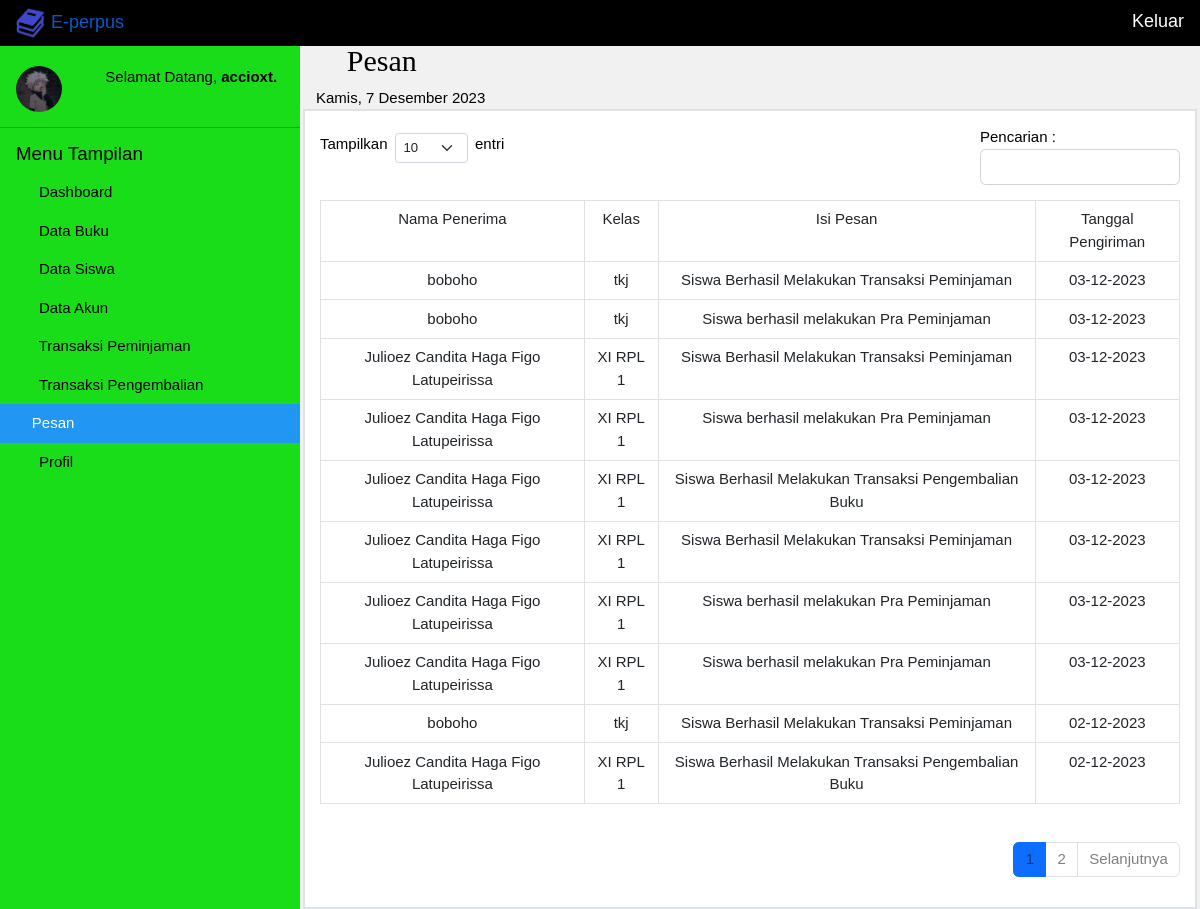
/pesan (signed in), run on the app's committed database.
### tables this page shows
CREATE TABLE `pesanadmin` (
  `nis` varchar(50) NOT NULL,
  `isiPesan` text NOT NULL,
  `tanggalPengirim` varchar(100) NOT NULL,
  `keterangan` varchar(100) NOT NULL,
  `urutan` int(11) NOT NULL
);

CREATE TABLE `siswa` (
  `nis` bigint(20) NOT NULL,
  `nama` varchar(50) NOT NULL,
  `kelas` varchar(11) NOT NULL,
  `password` varchar(100) NOT NULL,
  `noTelp` varchar(13) NOT NULL,
  `gambar` varchar(50) NOT NULL,
  `cookie` varchar(5) NOT NULL,
  `jenisAkun` char(1) NOT NULL
);

### app/core/controller.php (called while the page is built, shortened)
<?php
class controller {
	public function view ($view, $data = []) {
		require "app/views/". $view . ".php";
	}
}

### app/controllers/admin/pesan.php (called while the page is built, shortened)
<?php
class pesan extends controller {
	public function index ($dataUrl = []) {
		$data["pilihan"] = "pesan";
		$pesanAdminModel = $this->model("pesanAdminModels");
		if ( isset($_POST["searchPesan"])  ) {
			$_SESSION["keyPesan"] = $_POST["keywordPesan"];
			$key = $_SESSION["keyPesan"];
		} else if ( isset($_SESSION["keyPesan"]) ) { $key = $_SESSION["keyPesan"]; }
		else {
			$key = "";
		}
		if ( isset($_POST["limitPesan"])) {
			$_SESSION["jdpPesan"] = $_POST["limitPesan"];
			$jdp = $_SESSION["jdpPesan"];
		} else if ( isset($_SESSION["jdpPesan"]) ) { $jdp = $_SESSION["jdpPesan"]; }
		else {
			$jdp = 10;
		}
		$hf = 1;
		$conn = mysqli_connect("localhost","root","","perpus");
		$jm = mysqli_num_rows(mysqli_query($conn,"SELECT * FROM pesanAdmin"));
		$jp = ceil($jm /$jdp);
		$am = ( $hf - 1 ) * $jdp;
		$jumlahLink = 1;
		if ( $hf > $jumlahLink ) {
			$nomorAwal = $hf - $jumlahLink;
		} else {
			$nomorAwal = 1;
		}
		if ( $hf < ($jp - $jumlahLink) ) {
			$nomorAkhir = $hf + $jumlahLink;
		} else {
			$nomorAkhir = $jp;
		}
		$data["na"] = $nomorAwal;
		$data["nr"] = $nomorAkhir;
		$data["hf"] = $hf;
		$data["jp"] = $jp;
		$query = "SELECT * FROM pesanAdmin iNNER JOIN siswa ON pesanAdmin.nis = siswa.nis  WHERE nama LIKE '%$key%' || kelas LIKE '%$key%' || isiPesan LIKE '%$key%' || tanggalPengirim LIKE '%$key%' ORDER BY urutan DESC LIMIT $am,$jdp";
		$data["pesan"] = $pesanAdminModel->getPesanAdminModel($query);
		$this->view("admin/templates/header",$data);
		$this->view("admin/pesan/index",$data);
		$this->view("admin/templates/footer");
	}
}

### app/core/app.php (called while the page is built, shortened)
<?php
class app {
	protected $controller = "masuk";
	protected $method = "index";
	protected $params = [];
	public function __construct () {
		$url = $this->parseUrl();
		if ( isset($url[0]) ) {
			if ( isset($_SESSION["klien"])	 ) {
				$this->klien = $_SESSION["klien"];
				if ( file_exists("app/controllers/" . $this->klien . "/" . $url[0] . ".php") ) {
					$this->controller = $url[0];
				}
			}
		} else { header("location: " . $this->controller); }
		if ( isset($_SESSION["klien"]) ) {
			$this->controller = new $this->controller;
		} else {
				require "app/controllers/". $this->controller . ".php";
				$this->controller = new $this->controller;
		}
		call_user_func_array([$this->controller,$this->method], $this->params);
	}
	public function parseUrl () {
		if ( isset($_GET["url"]) ) {
			$url = $_GET["url"];
			$url = rtrim($url,"/");
			$url = filter_var($url,FILTER_SANITIZE_URL);
			$url = explode("/", $url);
			return $url;
		}
	}
}

### index.php (called while the page is built, shortened)
<?php
$app = new app();

### app/core/help.php (called while the page is built, shortened)
<?php
function pilihan ($data,$pil) {
	if ( $data == $pil ) {
		return "w3-blue";
	}
}
function baseUrl () {
	return "http://localhost/perpus";
}

### app/models/pesanAdminModels.php (called while the page is built)
<?php
class pesanAdminModels {
	public $pesanAdminModel = [];
	public function conn () {
		$conn = mysqli_connect("localhost","root","","perpus");
		return $conn;
	}
	public function getPesanAdminModel ($query = "SELECT * FROM pesanAdmin") {
		$q = mysqli_query($this->conn(),$query);
		while ( $rows = mysqli_fetch_assoc($q) ) {
			$this->pesanAdminModel[] = $rows;
		}
		return $this->pesanAdminModel;
	}
}

### app/views/admin/pesan/index.php (the view, shortened to what this page needs)
<header class="w3-container mar">
  <h2 style="font-family: tahoma"><i class="fa-solid fa-message"></i>  Pesan</h2>
  <span id="tanggal">Senin, 8 oktober 2022</span>
</header>
<div class="w3-main" style="margin-left:300px; padding: 0 3px">
  <div id="content" class="border border-2 p-3 bg-white">
    <div class="d-flex justify-content-between align-items-center">
      <form acction="" method="post">
        <p class=" d-flex" style="width: 290px;">
          <span>Tampilkan</span>
          <select id="tamp" class="form-select form-select-sm w-25 mb-3 mx-2" aria-label=".form-select-lg example" name="limitPesan">
            <option <?php echo (isset($_SESSION["jdpPesan"]) && $_SESSION["jdpPesan"] == 10 )? "selected":"" ;?>>10</option>
          </select> entri
        </p>
      </form>
      <div class="input-group input-group-sm mb-3" style="width: 200px;">
        <form action="" method="post">
          <label style="margin-right: 4px;">Pencarian : </label>
          <input type="text" class="form-control" aria-label="Sizing example input" aria-describedby="inputGroup-sizing-sm" name="keywordPesan" id="keyword"
          value="<?php echo (isset($_SESSION['keyPesan'])? $_SESSION['keyPesan'] : '') ;?>"
          >
        </form>
      </div>
    </div>
    <div style="overflow-x: auto">
      <table class="table table-bordered" align="center">
        <tr>
          <td>Nama Penerima</td>
          <td>Kelas</td>
          <td>Isi Pesan</td>
          <td>Tanggal Pengiriman</td>
        </tr>
        <?php foreach( $data["pesan"] as $pesan ) { ?>
          <tr>
            <td><?php echo $pesan["nama"]; ?></td>
            <td><?php echo $pesan["kelas"]; ?></td>
            <td><?php echo $pesan["isiPesan"]; ?></td>
            <td><?php echo $pesan["tanggalPengirim"]; ?></td>
          </tr>
        <?php } ?>
      </table>
    </div>
          <div class="d-flex justify-content-between align-items-center mt-4">
        <nav aria-label="...">
          <ul class="pagination">
<?php for ( $i = $data["na"]; $i <= $data["nr"]; $i++ ) { ?>
            <li class="page-item
            <?php echo ($i == $data['hf'])? 'active':''; ?>
            " aria-current="page">
              <a class="page-link text-black-50" href="<?php echo baseUrl().'/pesan/index/page='. $i; ?>"><?php echo $i; ?></a>
            </li>
<?php } ?>
<?php if ( $data["hf"] < $data["jp"] ) { ?>
            <li class="page-item">
              <a class="page-link text-black-50" href="<?php echo baseUrl().'/pesan/index/page='. $data['hf']+1; ?>">Selanjutnya</a>
            </li>
<?php } ?>
          </ul>
      </nav>
  </div>
</div>

### app/views/admin/templates/header.php (shortened to what this page needs)
<!DOCTYPE html>
<html>
<head>
  <link rel="stylesheet" href="http://localhost/perpus/assets/css/w3school1.css">
  <link rel="stylesheet" href="http://localhost/perpus/assets/css/w3school2.css">
  <link rel="stylesheet" type="text/css" href="http://localhost/perpus/assets/css/bootstrap.min.css">
  <link rel="stylesheet" href="http://localhost/perpus/assets/css/cssGabungan.css">
  </head>
<body class="w3-light-grey">
<div class="w3-bar w3-top w3-black w3-large" style="z-index:4">
  <a href="<?php echo baseUrl() . '/dashboard/index'; ?>"><span class="w3-bar-item w3-left"><img src="<?php echo baseUrl() . '/assets/img/logo.png';  ?>" class="" width="30px" height="30px">   E-perpus</span></a>
  <a href="<?php echo baseUrl() . '/keluar/index'; ?>"><span class="w3-bar-item w3-right" style="color:white;">Keluar</span></a>
</div>
<nav class="w3-sidebar w3-collapse w3-animate-left" style="z-index:3;width:300px;background-color: #18dd18;" id="mySidebar"><br>
  <div class="w3-container w3-row">
    <div class="w3-col s4">
      <img src="<?php echo baseUrl(). '/assets/img/' .$_SESSION['identitas']['gambar']; ?>" class="w3-circle w3-margin-right" style="width:46px">
    </div>
    <div class="w3-col s8 w3-bar">
      <span>Selamat Datang, <strong><?php echo $_SESSION["identitas"]["nama"]; ?></strong></span><br>
    </div>
  </div>
  <hr>
  <div class="w3-container">
    <h5>Menu Tampilan</h5>
  </div>
  <div class="w3-bar-block">
    <a href="<?php echo baseUrl() . "/dashboard"; ?>" class="w3-bar-item w3-button w3-padding <?php echo pilihan($data['pilihan'],'dashboard'); ?>"><i class="fa fa-home fa-fw"></i> Dashboard</a>
    <a href="<?php echo baseUrl() . "/dataBuku"; ?>" class="w3-bar-item w3-button w3-padding <?php echo pilihan($data['pilihan'],'dataBuku'); ?>"><i class="fa fa-book fa-fw"></i> Data Buku</a>
    <a href="<?php echo baseUrl() . "/dataSiswa"; ?>" class="w3-bar-item w3-button w3-padding <?php echo pilihan($data['pilihan'],'dataSiswa'); ?>"><i class="fa fa-users fa-fw"></i>  Data Siswa</a>
    <a href="<?php echo baseUrl() . "/dataAkun"; ?>" class="w3-bar-item w3-button w3-padding <?php echo pilihan($data['pilihan'],'dataAkun'); ?>"><i class="fa fa-user fa-fw"></i>  Data Akun</a>
    <a href="<?php echo baseUrl() . "/transaksiPeminjaman/formulirPeminjamanBuku"; ?>" class="w3-bar-item w3-button w3-padding <?php echo pilihan($data['pilihan'],'transaksiPeminjaman'); ?>"><i class="fa fa-sign-out fa-fw"></i> Transaksi Peminjaman
    </a>
    <a href="<?php echo baseUrl() . "/transaksiPengembalian/formulirPengembalianBuku"; ?>" class="w3-bar-item w3-button w3-padding <?php echo pilihan($data['pilihan'],'transaksiPengembalian'); ?>"><i class="fa fa-sign-in fa-fw"></i> Transaksi Pengembalian</a>
    <a href="<?php echo baseUrl() . "/pesan"; ?>" class="w3-bar-item w3-button w3-padding <?php echo pilihan($data['pilihan'],'pesan'); ?>"><i class="fa-solid fa-message"></i> Pesan
      </a>
         <a href="<?php echo baseUrl() . "/profil"; ?>" class="w3-bar-item w3-button w3-padding <?php echo pilihan($data['pilihan'],'profil'); ?>"><i class="fa fa-gear fa-fw"></i> Profil
      </a>
  </div>
</nav>

### app/views/admin/templates/footer.php (shortened to what this page needs)
</body>
</html>

### assets/css/w3school1.css (style rules this page uses)
.fa { display:inline-block;font:normal normal normal 14px/1 FontAwesome;font-size:inherit;text-rendering:auto;-webkit-font-smoothing:antialiased;-moz-osx-font-smoothing:grayscale }
.fa-fw { width:1.28571429em;text-align:center }
.fa-user:before { content:"\f007" }
.fa-gear:before,.fa-cog:before { content:"\f013" }
.fa-home:before { content:"\f015" }
.fa-book:before { content:"\f02d" }
.fa-sign-out:before { content:"\f08b" }
.fa-sign-in:before { content:"\f090" }
.fa-group:before,.fa-users:before { content:"\f0c0" }

### assets/css/w3school2.css (style rules this page uses)
html { box-sizing:border-box }
*,*:before,*:after { box-sizing:inherit }
html { -ms-text-size-adjust:100%;-webkit-text-size-adjust:100% }
body { margin:0 }
article,aside,details,figcaption,figure,footer,header,main,menu,nav,section { display:block }
a { background-color:transparent }
b,strong { font-weight:bolder }
img { border-style:none }
hr { box-sizing:content-box;height:0;overflow:visible }
button,input,select,textarea,optgroup { font:inherit;margin:0 }
button,input { overflow:visible }
button,select { text-transform:none }
html,body { font-family:Verdana,sans-serif;font-size:15px;line-height:1.5 }
html { overflow-x:hidden }
h2 { font-size:30px }
h5 { font-size:18px }
h1,h2,h3,h4,h5,h6 { font-family:"Segoe UI",Arial,sans-serif;font-weight:400;margin:10px 0 }
hr { border:0;border-top:1px solid #eee;margin:20px 0 }
img { vertical-align:middle }
a { color:inherit }
.w3-btn,.w3-button { border:none;display:inline-block;padding:8px 16px;vertical-align:middle;overflow:hidden;text-decoration:none;color:inherit;background-color:inherit;text-align:center;cursor:pointer;white-space:nowrap }
.w3-btn,.w3-button { -webkit-touch-callout:none;-webkit-user-select:none;-khtml-user-select:none;-moz-user-select:none;-ms-user-select:none;user-select:none }
.w3-sidebar { height:100%;width:200px;background-color:#fff;position:fixed!important;z-index:1;overflow:auto }
.w3-main,#main { transition:margin-left .4s }
.w3-bar { width:100%;overflow:hidden }
.w3-bar .w3-bar-item { padding:8px 16px;float:left;width:auto;border:none;display:block;outline:0 }
.w3-bar-block .w3-bar-item { width:100%;display:block;padding:8px 16px;text-align:left;border:none;white-space:normal;float:none;outline:0 }
.w3-container:after,.w3-container:before,.w3-panel:after,.w3-panel:before,.w3-row:after,.w3-row:before,.w3-row-padding:after,.w3-row-padding:before, .w3-cell-row:before,.w3-cell-row:after,.w3-clear:after,.w3-clear:before,.w3-bar:before,.w3-bar:after { content:"";display:table;clear:both }
.w3-col,.w3-half,.w3-third,.w3-twothird,.w3-threequarter,.w3-quarter { float:left;width:100% }
.w3-col.s4 { width:33.33333% }
.w3-col.s8 { width:66.66666% }
@media (min-width:993px) { .w3-sidebar.w3-collapse { display:block!important } }
.w3-top,.w3-bottom { position:fixed;width:100%;z-index:1 }
.w3-top { top:0 }
.w3-circle { border-radius:50% }
.w3-container,.w3-panel { padding:0.01em 16px }
.w3-animate-left { position:relative;animation:animateleft 0.4s }
.w3-large { font-size:18px!important }
.w3-margin-right { margin-right:16px!important }
.w3-padding { padding:8px 16px!important }
.w3-left { float:left!important }
.w3-right { float:right!important }
.w3-blue,.w3-hover-blue:hover { color:#fff!important;background-color:#2196F3!important }
.w3-black,.w3-hover-black:hover { color:#fff!important;background-color:#000!important }
.w3-light-grey,.w3-hover-light-grey:hover,.w3-light-gray,.w3-hover-light-gray:hover { color:#000!important;background-color:#f1f1f1!important }

### assets/css/cssGabungan.css (style rules this page uses)
html,body,h1,h2,h3,h4,h5 { font-family: "Raleway", sans-serif }
.mar { margin-left: 300px; margin-top: 43px; }
td { text-align: center; }
a { text-decoration: none; }
ul { list-style: none; }

### data on the page
pesanadmin: siswa.nama "boboho", siswa.kelas "tkj", isiPesan "Siswa Berhasil Melakukan Transaksi Peminjaman", tanggalPengirim "03-12-2023"
pesanadmin: siswa.nama "boboho", siswa.kelas "tkj", isiPesan "Siswa berhasil melakukan Pra Peminjaman", tanggalPengirim "03-12-2023"
pesanadmin: siswa.nama "Julioez Candita Haga Figo Latupeirissa", siswa.kelas "XI RPL 1", isiPesan "Siswa Berhasil Melakukan Transaksi Peminjaman", tanggalPengirim "03-12-2023"
pesanadmin: siswa.nama "Julioez Candita Haga Figo Latupeirissa", siswa.kelas "XI RPL 1", isiPesan "Siswa berhasil melakukan Pra Peminjaman", tanggalPengirim "03-12-2023"
pesanadmin: siswa.nama "Julioez Candita Haga Figo Latupeirissa", siswa.kelas "XI RPL 1", isiPesan "Siswa Berhasil Melakukan Transaksi Pengembalian Buku", tanggalPengirim "03-12-2023"
pesanadmin: siswa.nama "Julioez Candita Haga Figo Latupeirissa", siswa.kelas "XI RPL 1", isiPesan "Siswa Berhasil Melakukan Transaksi Peminjaman", tanggalPengirim "03-12-2023"
pesanadmin: siswa.nama "Julioez Candita Haga Figo Latupeirissa", siswa.kelas "XI RPL 1", isiPesan "Siswa berhasil melakukan Pra Peminjaman", tanggalPengirim "03-12-2023"
pesanadmin: siswa.nama "Julioez Candita Haga Figo Latupeirissa", siswa.kelas "XI RPL 1", isiPesan "Siswa berhasil melakukan Pra Peminjaman", tanggalPengirim "03-12-2023"
pesanadmin: siswa.nama "boboho", siswa.kelas "tkj", isiPesan "Siswa Berhasil Melakukan Transaksi Peminjaman", tanggalPengirim "02-12-2023"
pesanadmin: siswa.nama "Julioez Candita Haga Figo Latupeirissa", siswa.kelas "XI RPL 1", isiPesan "Siswa Berhasil Melakukan Transaksi Pengembalian Buku", tanggalPengirim "02-12-2023"

### other printed values
$_SESSION["identitas"]["nama"] "accioxt."
